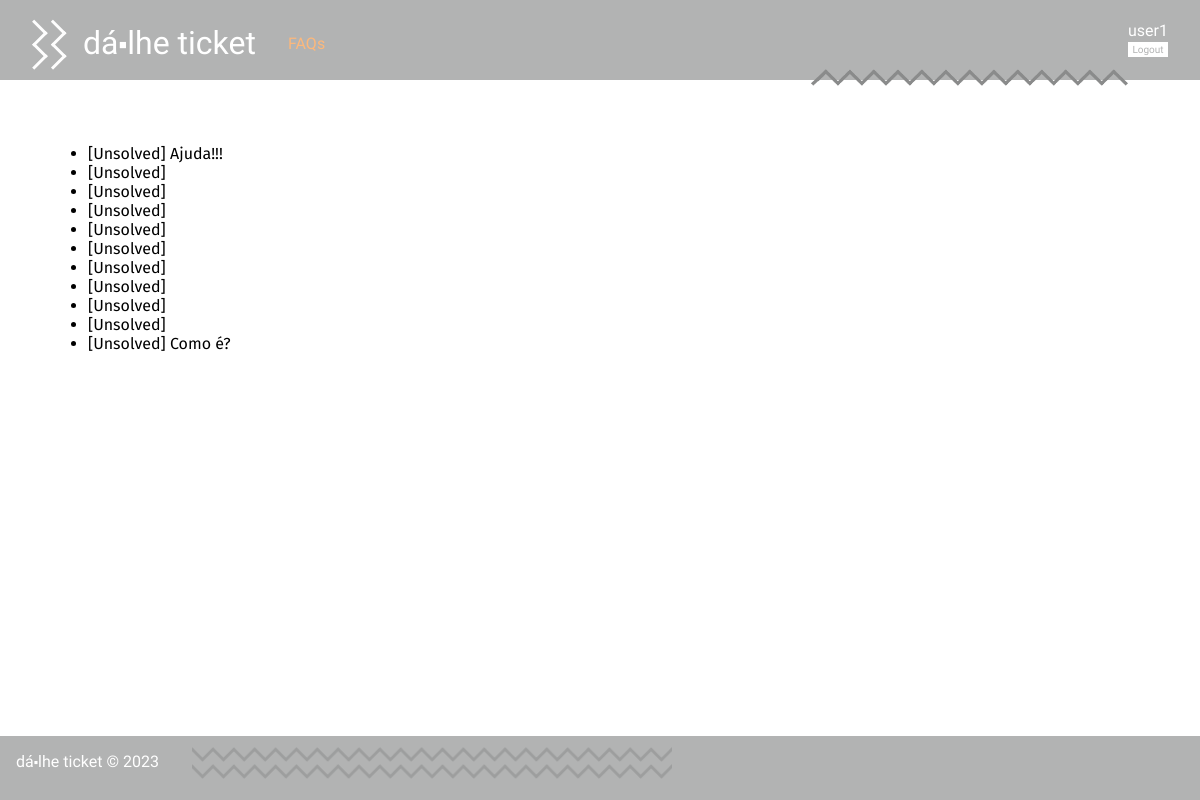
The app's page /pages/my_tickets.php (signed in) with its own data.
### tables this page shows
CREATE TABLE Ticket(
   id integer primary key autoincrement,
   title varchar(60) not null,
   client varchar(20) not null,
   agent varchar(20),
   status varchar(10) not null,
   department varchar(20),
   foreign key (client) references User(username),
   foreign key (agent) references User(username),
   foreign key (department) references Department(name)
);

### pages/my_tickets.php (called while the page is built, shortened)
<?php
    require_once(__DIR__ . '/../templates/common.tpl.php');
    require_once(__DIR__ . '/../templates/ticket.tpl.php');
    require_once(__DIR__ . '/../utils/session.php');
    $session = new Session();
    $db = getDatabaseConnection();
    $tickets = Ticket::getAllTicketsFromClient($db, $session->getName());
    drawTicketList($tickets);
?>

### database/ticket.class.php (called while the page is built, shortened)
<?php
class Ticket {
    public function __construct(int $id, string $title, string $client, ?string $agent, string $status, string $department) {
        $this->id = $id;
        $this->title = $title;
        $this->status = $status;
    }
    static public function getAllTicketsFromClient(PDO $db, string $client) : array {
        $stmt = $db->prepare('SELECT * from Ticket WHERE client = ?');
        $stmt->execute(array($client));
        $tickets = array();
        while ($ticket = $stmt->fetch()) {
            $tickets[] = new Ticket(
                $ticket['id'],
                $ticket['title'],
                $ticket['client'],
                $ticket['agent'],
                $ticket['status'],
                $ticket['department']);
        }
        return $tickets;
    }
}
?>

### utils/session.php (called while the page is built, shortened)
<?php
  class Session {
    public function getName() : ?string {
      return isset($_SESSION['name']) ? $_SESSION['name'] : null;
    }
  }
?>

### templates/ticket.tpl.php (the view, shortened to what this page needs)
<?php
    require_once(__DIR__ . '/../database/ticket.class.php');
?>
<?php function drawTicketList(array $tickets, string $title = '') : void {
    ?>
    <ul class="ticket_list">
    <?php foreach ($tickets as $ticket) {?>
        <li><a href="../pages/ticket.php?id=<?= $ticket->id?>">[<?= $ticket->status?>] <?= $ticket->title?></a></li>
    <?php }?>
    </ul>
<?php }?>

### css/style.css (style rules this page uses)
body { font-family: 'Allerta Stencil', sans-serif; margin: 0; padding: 0; display: grid; grid-template-columns: auto; grid-template-rows: 5em auto 4em; grid-template-areas: "header" "main" "footer"; min-height: 100vh; background-color: #b2b3b3; }
a { text-decoration: none; color: orange; }
.ticket_list a { color: black; text-decoration: none; }

### records on screen
ticket: status "Unsolved", title "Ajuda!!!"
ticket: status "Unsolved"
ticket: status "Unsolved"
ticket: status "Unsolved"
ticket: status "Unsolved"
ticket: status "Unsolved"
ticket: status "Unsolved"
ticket: status "Unsolved"
ticket: status "Unsolved"
ticket: status "Unsolved"
ticket: status "Unsolved", title "Como é?"

### other values on screen
$name "dá⬝lhe ticket"
$session->getName() "user1"
